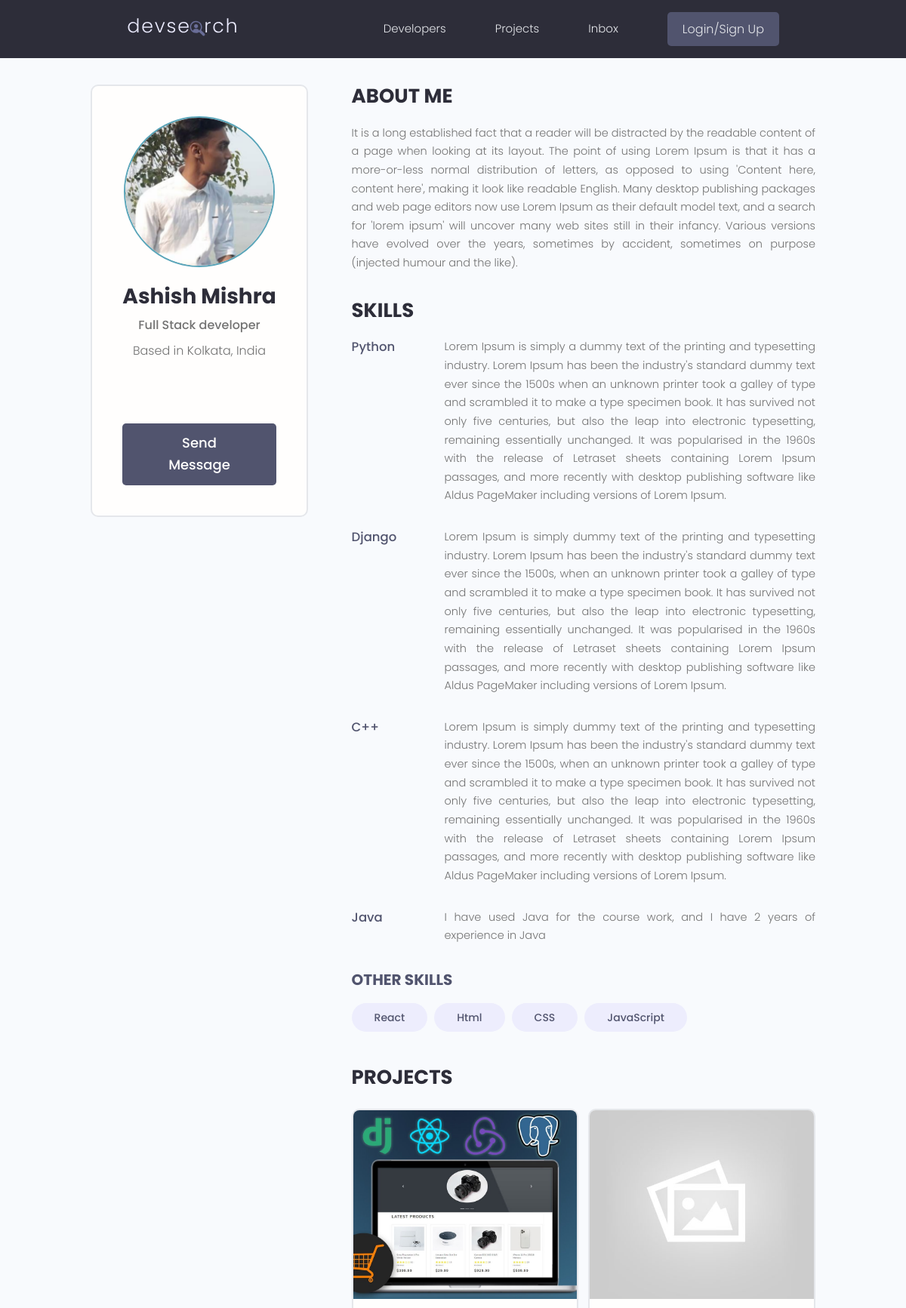
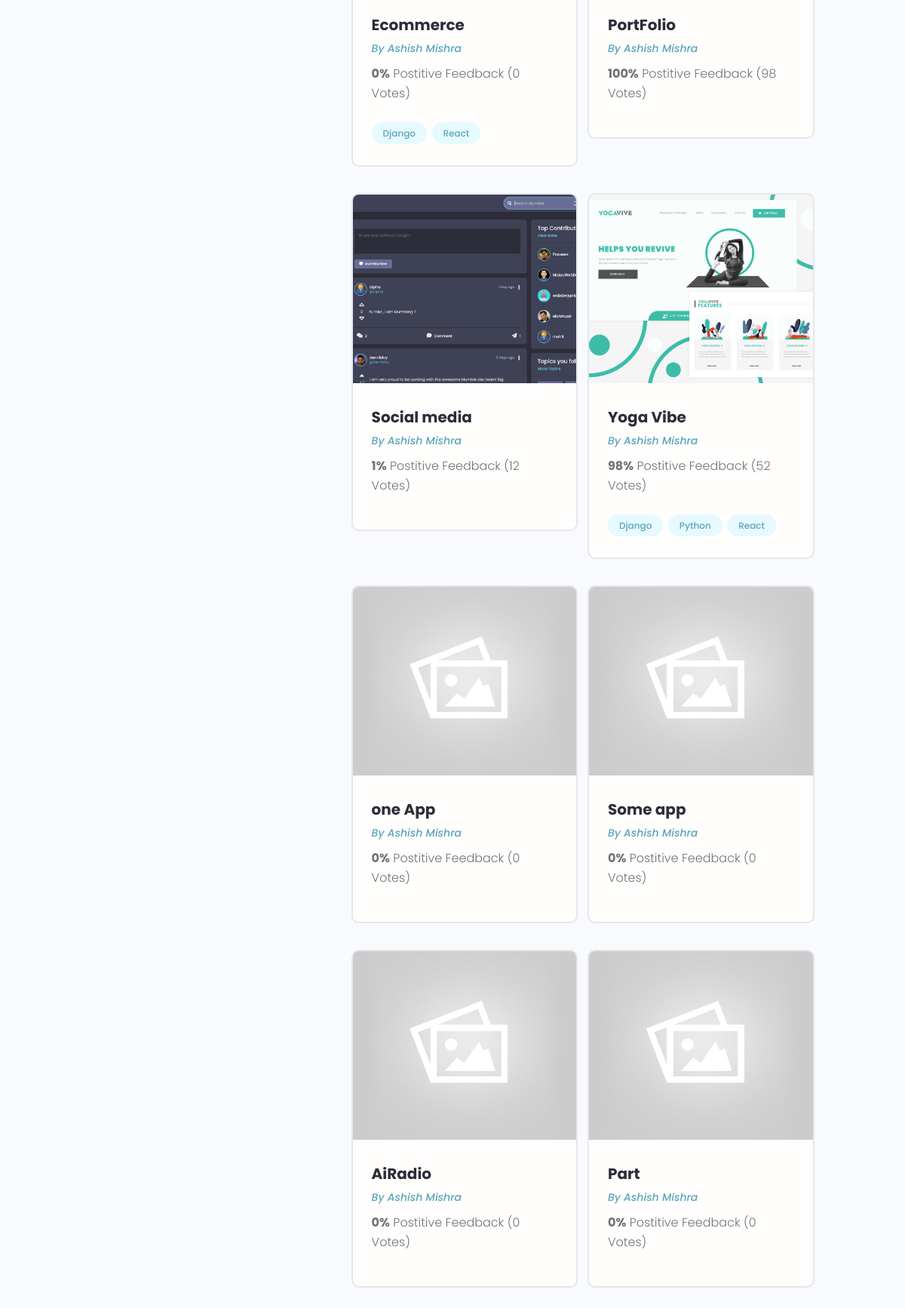
The app's page /profile/2ce4267a-f78d-480b-a094-3ca4356b6929/ with its own data (2 pictures, top to bottom).
### users/models.py (models this page shows, shortened)
class Profile(models.Model):
    user= models.OneToOneField(User, on_delete=models.CASCADE,null=True,blank=True)
    name = models.CharField(max_length=200,blank= True, null=True)
    email = models.EmailField(max_length=500, blank=True,null=True)
    username=models.CharField(max_length=200,blank= True, null=True)
    location=models.CharField(max_length=200,blank= True, null=True)
    short_intro = models.CharField(max_length=200,blank= True, null=True)
    bio= models.TextField(blank= True, null=True)
    profile_image = models.ImageField(null=True,blank=True,upload_to='profiles/',default="profiles/user-default.png")
    social_github = models.CharField(max_length=200,blank= True, null=True)
    social_linkedin = models.CharField(max_length=200,blank= True, null=True)
    social_twitter = models.CharField(max_length=200,blank= True, null=True)
    social_insta = models.CharField(max_length=200,blank= True, null=True)
    social_website = models.CharField(max_length=200,blank= True, null=True)
    created= models.DateTimeField(auto_now_add=True)
    id= models.UUIDField(default=uuid.uuid4,unique=True,primary_key=True,editable=False)

class Skill(models.Model):
    owner = models.ForeignKey(Profile,on_delete=models.CASCADE,null=True,blank =True)
    name=  models.CharField(max_length=200,blank= True, null=True)
    description = models.TextField(null=True, blank=True)
    created= models.DateTimeField(auto_now_add=True)
    id= models.UUIDField(default=uuid.uuid4,unique=True,primary_key=True,editable=False)
    def __str__(self):
        return str(self.name)

### projects/models.py (models this page shows, shortened)
class Project(models.Model):
    owner= models.ForeignKey(Profile,null=True,blank=True,on_delete=models.SET_NULL)
    title= models.CharField(max_length=200)
    description= models.TextField(null=True,blank=True)
    featured_image = models.ImageField(null=True,blank=True,default="default.jpeg")
    demo_link=models.CharField(max_length=2000,null=True,blank=True)
    source_link= models.CharField(max_length=2000,null=True,blank=True)
    tags= models.ManyToManyField('Tag',blank=True)
    vote_total=models.IntegerField(default=0,null=True,blank=True)
    vote_ratio=models.IntegerField(default=0,null=True,blank=True)
    created= models.DateTimeField(auto_now_add=True)
    id= models.UUIDField(default=uuid.uuid4,unique=True,primary_key=True,editable=False)
    class Meta:
        ordering = ['created']

class Tag(models.Model):
    name = models.CharField(max_length=200)
    created= models.DateTimeField(auto_now_add=True)
    id= models.UUIDField(default=uuid.uuid4,unique=True,primary_key=True,editable=False)
    def __str__(self):
        return self.name

### users/views.py (the view)
# urls.py: path('profile/<str:pk>/', views.userProfile, name="user-profile"),
def userProfile(request,pk):
    profile= Profile.objects.get(id=pk)
    topSkills = profile.skill_set.exclude(description__exact="")
    otherSkills = profile.skill_set.filter(description="")
    context = {'profile': profile, 'topSkills': topSkills,
               "otherSkills": otherSkills, }
    return render(request, 'users/user-profile.html',context)

### users/templates/users/user-profile.html (shortened to what this page needs)
{% extends 'main.html' %}
{%block content%}
<main class="profile my-md">
    <div class="container">
      <div class="layout">
        <div class="column column--1of3">
          <div class="card text-center">
            <div class="card__body dev">
              <img class="avatar avatar--xl" src="{{profile.profile_image.url}}" />
              <h2 class="dev__name">{{profile.name}}</h2>
              <p class="dev__title">{{profile.short_intro}}</p>
              <p class="dev__location">Based in {{profile.location}}</p>
              <ul class="dev__social">
              </ul>
              <a href="#" class="btn btn--sub btn--lg">Send Message </a>
            </div>
          </div>
        </div>
        <div class="column column--2of3">
          <div class="devInfo">
            <h3 class="devInfo__title">About Me</h3>
            <p class="devInfo__about">{{profile.bio}}</p>
          </div>
          <div class="devInfo">
            <h3 class="devInfo__title">Skills</h3>
            <div class="devInfo__skills">
                {% for skill in topSkills %}
                <div class="devSkill">
                    <h4 class="devSkill__title">{{skill.name}}</h4>
                    <p class="devSkill__info">{{skill.description}}</p>
                </div>
                {% endfor %}
              <h3 class="devInfo__subtitle">Other Skills</h3>
              <div class="devInfo__otherSkills">
                {% for skill in otherSkills %}
                <span class="tag tag--pill tag--sub tag--lg">
                    <small>{{skill}}</small>
                </span>
                {% endfor %}
              </div>
            </div>
          </div>
          <div class="devInfo">
            <h3 class="devInfo__title">Projects</h3>
            <div class="grid grid--two">
                {%for project in profile.project_set.all%}
              <div class="column">
                <div class="card project">
                  <a href="{%url 'project' project.id%}" class="project">
                    <img class="project__thumbnail" src="{{project.featured_image.url}}" alt="project thumbnail" />
                    <div class="card__body">
                      <h3 class="project__title">{{project.title}}</h3>
                      <p><a class="project__author" href="{% url 'user-profile' project.owner.id %}">By {{ project.owner.name}}</a></p>
                      <p class="project--rating">
                        <span style="font-weight: bold;">{{project.vote_ratio}}%</span> Postitive
                        Feedback ({{project.vote_total}} Vote{{project.vote_total|pluralize:"s"}})
                      </p>
                      <div class="project__tags">
                          {%for tag in project.tags.all%}
                        <span class="tag tag--pill tag--main">
                          <small>{{tag}}</small>
                        </span>
                        {%endfor%}
                      </div>
                    </div>
                  </a>
                </div>
              </div>
            {%endfor%}
            </div>
          </div>
        </div>
      </div>
    </div>
  </main>
{%endblock content%}

### static/styles/app.css (style rules this page uses)
:root { --color-sub: #2d2d39; }
.btn--sub { background-color: var(--color-sub-light); }
.card { border: 2px solid var(--color-light); }
img { width: 100%; }
.profile .card > .dev { padding: 4rem; }
.dev__name { color: var(--color-sub); font-size: 2.8rem; font-weight: 700; margin-top: 1rem; margin-bottom: 0.5rem; }
.dev__title { font-size: 1.6rem; font-weight: 500; line-height: 1.3; }
.dev__location { margin-top: 1rem; }
.dev__social { margin: 3rem 0; list-style: none; display: flex; justify-content: center; gap: 1.5rem; }
.devInfo { margin-bottom: 3rem; }
.devInfo__title, .devInfo__subtitle { font-size: 2.6rem; color: var(--color-sub); text-transform: uppercase; font-weight: 700; margin-bottom: 1.5rem; }
.devInfo__subtitle { font-size: 2rem; color: var(--color-sub-light); }
.devInfo__about, .devSkill__info { font-size: 1.45rem; line-height: 1.7; text-align: justify; }
.devSkill { margin-bottom: 3rem; }
.devSkill__title { font-size: 1.65rem; font-weight: 500; color: var(--color-sub-light); }
@media screen and (min-width: 700px) { .devSkill { display: flex; justify-content: space-between; gap: 3rem; } }
@media screen and (min-width: 700px) { .devSkill__info { flex-basis: 80%; } }
.project__author { font-size: 1.4rem; font-style: italic; }
.project--rating { margin-bottom: 1.6em; margin-top: .5em; }
.project__thumbnail { height: 25rem; object-fit: cover; object-position: top center; }
.project__title { font-size: 2rem; font-weight: 700; color: var(--color-sub); }

### static/uikit/styles/modules/_variables.css (style rules this page uses)
:root { --color-main: #5aa5b9; --color-main-light: #e6faff; --color-sub: #3f4156; --color-sub-light: #51546e; --color-sub-lighter: #ededfd; --color-text: #737373; --color-gray: #8b8b8b; --color-light: #e5e7eb; --color-light-gray: #767676; --color-bg: #f8fafd; --color-white: #fffefd; --color-white-light: #f3f3f3; --color-success: #359e64; --color-success-bg: #def8e8; --color-error: #fc4b0b; --color-error-bg: #fff2ee; --font-base: 'Poppins', arial, helvetica, 'Segoe UI', roboto, ubuntu, sans-serif; --font-monospace: 'Fira Code', 'Courier New', courier, monospace; --font-regular: 300; --font-medium: 500; --font-bold: 700; --generic-shadow: 1px 1px 5px #00000010; --generic-transition: all 0.3s ease-in-out; }

### static/uikit/styles/modules/_base.css (style rules this page uses)
* { margin: 0; padding: 0; box-sizing: border-box; text-rendering: optimizeLegibility; color: inherit; font-size: inherit; }
html { font-size: 50%; }
@media only screen and (min-width: 480px) { html { font-size: 56.25%; } }
@media only screen and (min-width: 1200px) { html { font-size: 62.5%; } }
body { line-height: 1.6; font-weight: 400; font-size: 1.5rem; color: var(--color-text); background-color: var(--color-bg); min-height: 100vh; }

### static/uikit/styles/modules/_typography.css (style rules this page uses)
* { font-family: var(--font-base); }
h2 { font-size: 3.6rem; font-weight: var(--font-bold); }
h3 { font-size: 3.2rem; font-weight: var(--font-medium); }
h4 { font-size: 2.8rem; font-weight: var(--font-medium); }
p, span, strong { font-size: 1.6rem; color: var(--color-text); font-weight: var(--font-regular); }
a { padding-bottom: 2px; text-decoration: none; display: inline-block; color: var(--color-main); font-weight: var(--font-medium); }

### static/uikit/styles/modules/_utilities.css (style rules this page uses)
.container { width: 92%; max-width: 165rem; margin: 0 auto; box-sizing: border-box; }
@media screen and (min-width: 1000px) { .container { width: 90%; } }
@media screen and (min-width: 1200px) { .container { width: 80%; } }
.text-center { text-align: center; }
.my-md { margin: 3rem auto; }

### static/uikit/styles/modules/_avatar.css (style rules this page uses)
.avatar { border-radius: 50%; border: 2px solid var(--color-main); object-fit: cover; }
.avatar--xl { height: 20rem; width: 20rem; }

### static/uikit/styles/modules/_button.css (style rules this page uses)
.btn { display: inline-block; position: relative; cursor: pointer; background-color: var(--color-light); font-weight: var(--font-medium); color: var(--color-sub); text-decoration: none; padding: 1rem 2rem; border-radius: 0.5rem; border: none; width: -webkit-fit-content; width: -moz-fit-content; width: fit-content; height: -webkit-fit-content; height: -moz-fit-content; height: fit-content; font-size: 1.6rem; outline-width: 0; outline-color: transparent; -webkit-backface-visibility: hidden; backface-visibility: hidden; transition: all 0.3s ease-in-out; }
.btn--sub { background-color: var(--color-sub); color: var(--color-white); }
.btn--lg { font-size: 1.8rem; padding: 1.2rem 4.5rem; }

### static/uikit/styles/modules/_card.css (style rules this page uses)
.card { border-radius: 1rem; background-color: var(--color-white); border: 1.5px solid var(--color-light); width: auto; height: auto; margin-top: 0.5rem; margin-bottom: 0.5rem; overflow: hidden; }
.card__body, .card__header { padding: 2rem 2.5rem; }

### records on screen
Profile: profile_image (picture), name "Ashish Mishra", short_intro "Full Stack developer", location "Kolkata, India", bio "It is a long established fact that a reader will be distracted by the readable content of a page when looking at its layout. The point of using Lorem Ipsum is that it has a more-or-less normal distribution of letters, as opposed to using 'Content here, content here', making it look like readable English. Many desktop publishing packages and web page editors now use Lorem Ipsum as their default model text, and a search for 'lorem ipsum' will uncover many web sites still in their infancy. Various versions have evolved over the years, sometimes by accident, sometimes on purpose (injected humour and the like)."
Skill: name "Python", description "Lorem Ipsum is simply a dummy text of the printing and typesetting industry. Lorem Ipsum has been the industry's standard dummy text ever since the 1500s when an unknown printer took a galley of type and scrambled it to make a type specimen book. It has survived not only five centuries, but also the leap into electronic typesetting, remaining essentially unchanged. It was popularised in the 1960s with the release of Letraset sheets containing Lorem Ipsum passages, and more recently with desktop publishing software like Aldus PageMaker including versions of Lorem Ipsum."
Skill: name "Django", description "Lorem Ipsum is simply dummy text of the printing and typesetting industry. Lorem Ipsum has been the industry's standard dummy text ever since the 1500s, when an unknown printer took a galley of type and scrambled it to make a type specimen book. It has survived not only five centuries, but also the leap into electronic typesetting, remaining essentially unchanged. It was popularised in the 1960s with the release of Letraset sheets containing Lorem Ipsum passages, and more recently with desktop publishing software like Aldus PageMaker including versions of Lorem Ipsum."
Skill: name "C++", description "Lorem Ipsum is simply dummy text of the printing and typesetting industry. Lorem Ipsum has been the industry's standard dummy text ever since the 1500s, when an unknown printer took a galley of type and scrambled it to make a type specimen book. It has survived not only five centuries, but also the leap into electronic typesetting, remaining essentially unchanged. It was popularised in the 1960s with the release of Letraset sheets containing Lorem Ipsum passages, and more recently with desktop publishing software like Aldus PageMaker including versions of Lorem Ipsum."
Skill: name "Java", description "I have used Java for the course work, and I have 2 years of experience in Java"
Skill: name "React"
Skill: name "Html"
Skill: name "CSS"
Skill: name "JavaScript"
Project: featured_image (picture), title "Ecommerce", owner.name "Ashish Mishra", vote_ratio "0", vote_total "0"
Tag: name "Django"
Tag: name "React"
Project: featured_image (placeholder picture), title "PortFolio", owner.name "Ashish Mishra", vote_ratio "100", vote_total "98"
Project: featured_image (picture), title "Social media", owner.name "Ashish Mishra", vote_ratio "1", vote_total "12"
Project: featured_image (picture), title "Yoga Vibe", owner.name "Ashish Mishra", vote_ratio "98", vote_total "52"
Tag: name "Python"
Project: featured_image (placeholder picture), title "one App", owner.name "Ashish Mishra", vote_ratio "0", vote_total "0"
Project: featured_image (placeholder picture), title "Some app", owner.name "Ashish Mishra", vote_ratio "0", vote_total "0"
Project: featured_image (placeholder picture), title "AiRadio", owner.name "Ashish Mishra", vote_ratio "0", vote_total "0"
Project: featured_image (placeholder picture), title "Part", owner.name "Ashish Mishra", vote_ratio "0", vote_total "0"
